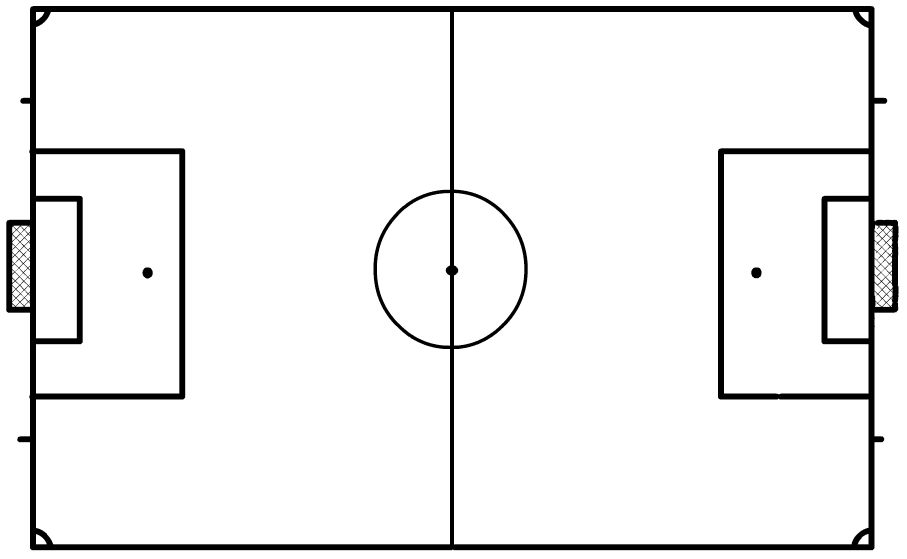
#> input picture Streamlit/soccer-field.jpg, 907 x 559 px, found by its file name
$ jupyter execute --allow-errors Heatmap.ipynb
#> lines starting #> are read from the running program, lines starting #| are printed output that depends on the picture
[cell 1]
import json
import matplotlib.pyplot as plt
import numpy as np


# from google.colab import drive
import sqlite3
import pandas as pd

# import os
# os.listdir()
# !pip show pandas


# 1. Mount drive
# drive.mount('/content/drive')

[cell 2]
# 2. Define shared file path
db_path = 'statsbomb_euro2020.db'

# 3. Connect and query
conn = sqlite3.connect(db_path)
#> (the rest of this cell did not finish here and is left out)

[cell 3]
# tables in the dataset
tables = pd.read_sql_query("SELECT name FROM sqlite_master WHERE type='table';", conn)
tables

#> (a cell that did not finish here is left out)

#> (a cell that did not finish here is left out)

#> (a cell that did not finish here is left out)

#> (a cell that did not finish here is left out)

#> (a cell that did not finish here is left out)

#> (a cell that did not finish here is left out)

#> (a cell that did not finish here is left out)

[cell 11]
# event 0
pass_idx = []
pass_pos = []
rec_idx = []
rec_pos = []
shot_idx = []
shot_pos = []

#> (the rest of this cell did not finish here and is left out)

[cell 12]
import datetime
times = []

#> (the rest of this cell did not finish here and is left out)

[cell 13]
map_interest = shot_pos

x = [map_interest[i][0] for i in range(len(map_interest))]
y = [map_interest[i][1] for i in range(len(map_interest))]

heatmap, xedges, yedges = np.histogram2d(x, y, range=[[0,120], [0,80]], bins=50)
extent = [xedges[0], xedges[-1], yedges[0], yedges[-1]]

scale = 4
fig, ax = plt.subplots(figsize=(2*scale,3*scale))
ax.set_xlim(0,120)
ax.set_ylim(0,80)
ax.imshow(heatmap.T, extent=extent, origin='lower', cmap='turbo')
plt.show()
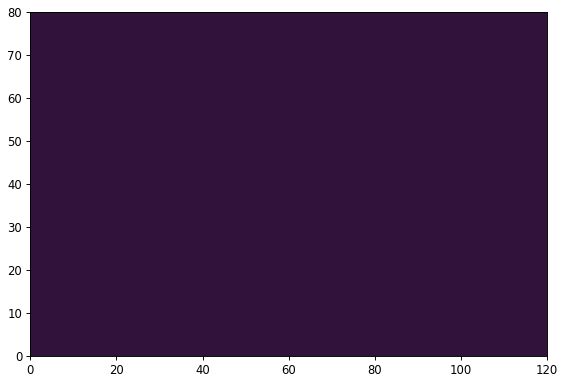
#> figure drawn by matplotlib, 1 panel

[cell 14]
extent

[cell 15]
all_types = []

#> (the rest of this cell did not finish here and is left out)

[cell 16]
img = plt.imread('soccer-field.jpg')
#> img is the input picture: shape (559, 907, 3); min 0, max 255, mean 238.8

fig, ax = plt.subplots(figsize = (12,8))
ax.imshow(img, extent=[-4,125,-2,81], aspect='auto')
ax.imshow(heatmap.T, extent=extent, origin='lower', cmap='turbo', alpha=0.4)
plt.title('Heatmap of Shots on Soccer Field')
plt.show()
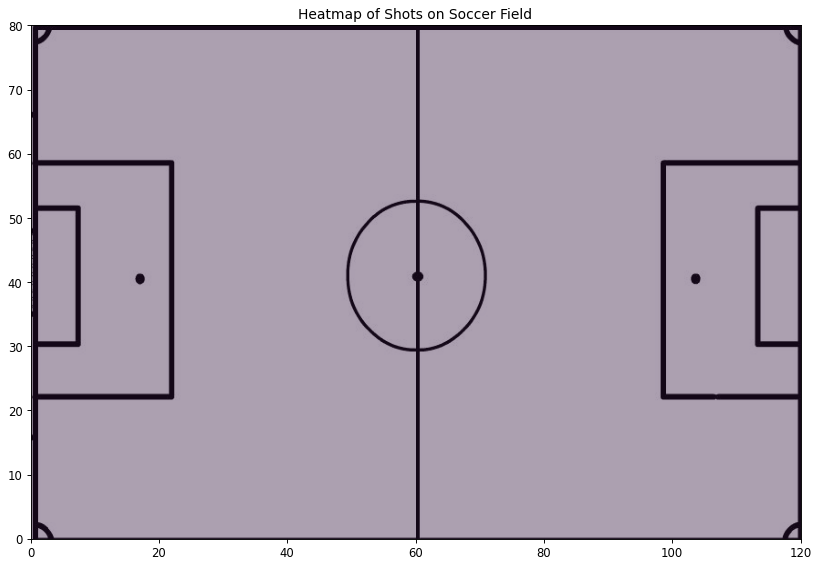
#> figure drawn by matplotlib, 1 panel

[cell 17]
img = plt.imread('soccer-field.jpg')

fig, ax = plt.subplots(figsize = (12,8))
ax.imshow(img, extent=[-4,125,-2,81], aspect='auto')
ax.imshow(heatmap.T, extent=extent, origin='lower', cmap='turbo', alpha=0.4)
plt.title('Heatmap of Passes on Soccer Field')
plt.show()

[cell 18]
img = plt.imread('soccer-field.jpg')

fig, ax = plt.subplots(figsize = (12,8))
ax.imshow(img, extent=[-4,125,-2,81], aspect='auto')
ax.imshow(heatmap.T, extent=extent, origin='lower', cmap='turbo', alpha=0.4)
plt.title('Heatmap of Ball Receipts on Soccer Field')
plt.show()
